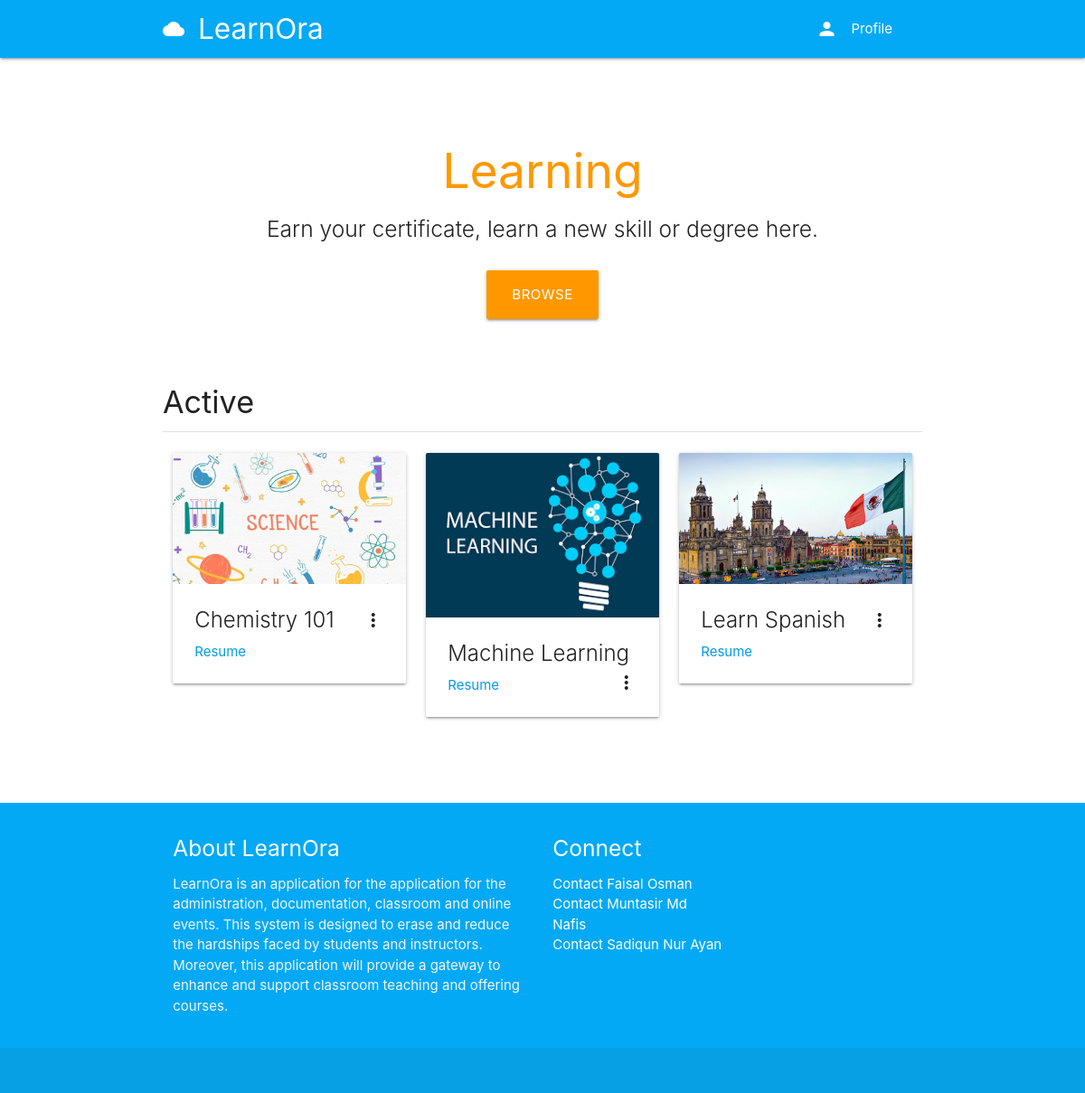
Screenshot of / (signed in) with the database file from the repository.
### classroom/models.py (models this page shows, shortened)
class Course(models.Model):
	id = models.UUIDField(primary_key=True, default=uuid.uuid4, editable=False)
	picture = models.ImageField(upload_to=user_directory_path)
	title = models.CharField(max_length=200)
	description = models.CharField(max_length=300)
	category = models.ForeignKey(Category, on_delete=models.CASCADE)
	syllabus = RichTextField()
	user = models.ForeignKey(User, on_delete=models.CASCADE, related_name='course_owner')
	enrolled = models.ManyToManyField(User)
	modules = models.ManyToManyField(Module)
	questions = models.ManyToManyField(Question)

### classroom/views.py (the view)
# urls.py: path('', index, name='index')
@login_required
def index(request):
	user = request.user
	courses = Course.objects.filter(enrolled=user)
	context = {
		'courses': courses
	}
	return render(request, 'index.html', context)

### authy/views.py (called while the page is built)
def SideNavInfo(request):
	user = request.user
	nav_profile = None
	if user.is_authenticated:
		nav_profile = Profile.objects.get(user=user)
	return {'nav_profile': nav_profile}

### direct/views.py (called while the page is built)
def CheckDirects(request):
    directs_count = 0
    if request.user.is_authenticated:
        directs_count = Message.objects.filter(user=request.user, is_read=False).count()
    return {'directs_count': directs_count}

### student_portal/templates/index.html (shortened to what this page needs)
{% extends 'base.html' %}
{% load static %}
{% block banner %}
<div class="section no-pad-bot" id="index-banner">
	<div class="container">
		<br><br>
		<h2 class="header orange-text center">Learning</h2>
		<h5 class="header col s12 light center"> Earn your certificate, learn a new skill or degree here.</h5>
	</div>
	<div class="row center">
		<br>
		<a class="btn-large orange" href="{% url 'categories' %}">Browse</a>
	</div>
</div>
{% endblock %}
{% block content %}
<div class="section">
	<h4>Active</h4>
	<div class="divider"></div>
</div>
<div class="row">
{% for course in courses %}
<div class="col s12 m4">
  <div class="card">
    <div class="card-image waves-effect waves-block waves-light">
      <img class="activator" src="{{ course.picture.url }}">
    </div>
    <div class="card-content">
      <span class="card-title activator grey-text text-darken-4">{{ course.title }}<i class="material-icons right">more_vert</i></span>
      <p><a href="{% url 'course' course.id %}">Resume</a></p>
    </div>
  </div>
</div>
{% endfor %}
</div>
{% endblock %}

### student_portal/templates/base.html (shortened to what this page needs)
{% load static %}
<!DOCTYPE html>
<html lang="en">
<head>
  <link href="{% static 'css/materialize.css' %}" type="text/css" rel="stylesheet" media="screen,projection"/>
  <link href="{% static 'css/style.css' %}" type="text/css" rel="stylesheet" media="screen,projection"/>
</head>
<body>
  <nav class="light-blue" role="navigation">
    <div class="nav-wrapper container">
      <a href="{% url 'index' %}" class="brand-logo"><i class="material-icons">cloud</i>LearnOra</a>
      <ul class="right hide-on-med-and-down">
        <li><a href="#" data-target="slide-out" class="sidenav-trigger show-on-large"><i class="material-icons left">person</i>Profile</a></li>
      </ul>
    </div>
  </nav>
    {% block banner %}
    {% endblock %}
<div class="container">
  <div class="section">
    {% block content %}
    {% endblock %}
  </div>
  </div>
  <br>
  <br>
  <footer class="page-footer light-blue">
    <div class="container">
      <div class="row">
        <div class="col l6 s12">
          <h5 class="white-text">About LearnOra</h5>
          <p class="grey-text text-lighten-4">LearnOra is an application for the application for the administration, documentation, classroom and online events. This system is designed to erase and reduce the hardships faced by students and instructors. Moreover, this application will provide a gateway to enhance and support classroom teaching and offering courses.</p>
        </div>
        <div class="col l3 s12">
          <h5 class="white-text">Connect</h5>
          <ul>
            <li><a class="white-text" href="https://github.com/Faisal00001" target="_blank">Contact Faisal Osman</a></li>
            <li><a class="white-text" href="https://github.com/nafis2508" target="_blank">Contact Muntasir Md Nafis</a></li>
            <li><a class="white-text" href="https://github.com/ayan978" target="_blank">Contact Sadiqun Nur Ayan</a></li>
          </ul>
        </div>
      </div>
    </div>
    <div class="footer-copyright">
    </div>
  </footer>
  </body>
  </html>

### rows the page displays
Course: picture (picture), title "Chemistry 101"
Course: picture (picture), title "Machine Learning"
Course: picture (picture), title "Learn Spanish"
